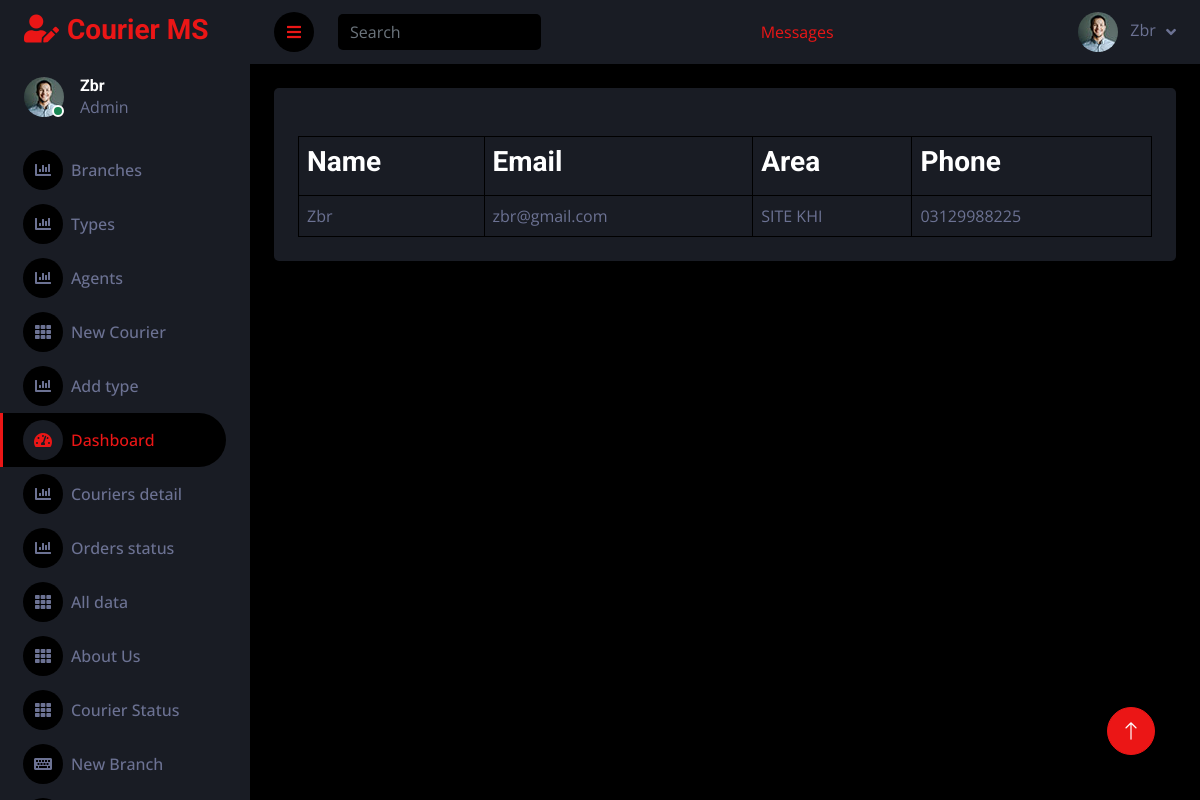
Page /Admin/profile.php (signed in) on the committed database.
### tables this page shows
CREATE TABLE `register` (
  `Id` int(11) NOT NULL,
  `Name` varchar(50) NOT NULL,
  `Email` varchar(50) NOT NULL,
  `Password` varchar(50) NOT NULL,
  `Address` varchar(255) NOT NULL,
  `Phone` varchar(30) NOT NULL,
  `CNIC` varchar(50) NOT NULL,
  `Role` varchar(20) NOT NULL DEFAULT 'Agent',
  `Branch` int(11) NOT NULL,
  `Image` varchar(255) NOT NULL
);

### Admin/profile.php (the view)
<?php
require_once("header.php");
?>
<!DOCTYPE html>
<html lang="en">
<head>
<body class="g-sidenav-show  bg-gray-200">
<?php
if(isset($_SESSION["Id"])){
    $id = $_SESSION["Id"];
    $fetch = "select * from register where Id = '$id'";
    $execute = mysqli_query($cnct, $fetch);
    $row_num = mysqli_num_rows($execute);
    if ($row_num > 0) {
      echo'
      <div class="container-fluid pt-4 px-4">
                <div class="bg-secondary text-center rounded p-4">
                    <div class="d-flex align-items-center justify-content-between mb-4">
                    </div>
      <div class="table-responsive">
      <table class="table text-start align-middle table-bordered table-hover mb-0" id="myTable">
           <thead>
           <tr class="text-white">
           <th scope="col"><h3>Name</h3></th>
           <th scope="col"><h3>Email</h3></th>
           <th scope="col"><h3>Area</h3></th>
           <th scope="col"><h3>Phone</h3></th>
           </tr>
         </thead><tbody>
           ';
           while($x = mysqli_fetch_array($execute)){
               echo"
               <tr>
               <td >$x[1]</td>
               <td >$x[2]</td>
               <td >$x[4]</td>
               <td >$x[5]</td>
               </tr>";
             }
             echo'</tbody></table></div></div></div>';
             }
                 }
?>
<?php
require_once("footer.php");
?>
</body>
</html>

### assets/css/style.css (style rules this page uses)
:root { --primary: #EB1616; --secondary: #191C24; --light: #6C7293; --dark: #000000; }

### rows in the picture
register: Name "Zbr", Email "zbr@gmail.com", Address "SITE KHI", Phone "03129988225"

### other values in the picture
$_SESSION["Name"] "Zbr"
$_SESSION["role"] "Admin"
